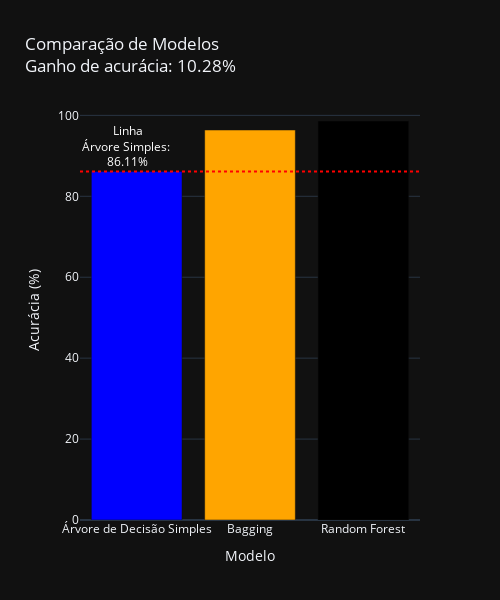

Here is the notebook cell this chart was saved with:
### Markdown cell above
### O resultado final do Bagging é uma melhoria significativa na precisão do modelo em comparação com a árvore de decisão simples, demonstrando a eficácia do Bagging na redução do overfitting e na melhoria da generalização do modelo.

### Code cell
a = modelo.score(X_test, y_test)*100
b = df_previsao_bagging["acerto"].mean()*100
c = df_previsao_rf["acerto"].mean()*100
d = np.abs(b - a)
print(f'Acurácia Árvore Simples: {a:.2f}%\nAcurácia Bagging: {b:.2f}%\nGanho de acurácia: {d:.2f}%\n\nAcurácia Random Forest: {c:.2f}%\nGanho de acurácia: {np.abs(c - a):.2f}%')

fig = px.bar(
    x=['Árvore de Decisão Simples', 'Bagging', 'Random Forest'],
    y=[a, b, c],
    title=f'Comparação de Modelos<br>Ganho de acurácia: {d:.2f}%',
    labels={'x': 'Modelo', 'y': 'Acurácia (%)'},
    template='plotly_dark'
)
fig.add_hline(
    y=a,
    line_dash='dot',
    line_color='red',
    annotation_text=f'Linha<br>Árvore Simples: <br>{a:.2f}%', # <br> para quebra de linha
    annotation_position='top left',
    annotation_font_color='white'
)
fig.update_traces(marker_color=['blue', 'orange'])
fig.update_layout(width=500, height=600)
fig.show()

### Figure 1 — Plotly figure (JSON) as saved in the notebook; plotly's stock layout.template omitted (floating-point values rounded to 4 significant figures)
{"data": [{"hovertemplate": "Modelo=%{x}<br>Acurácia (%)=%{y}<extra></extra>", "legendgroup": "", "marker": {"color": ["blue", "orange"], "pattern": {"shape": ""}}, "name": "", "orientation": "v", "showlegend": false, "textposition": "auto", "type": "bar", "x": ["Árvore de Decisão Simples", "Bagging", "Random Forest"], "xaxis": "x", "y": [86.11, 96.39, 98.61], "yaxis": "y"}], "layout": {"annotations": [{"font": {"color": "white"}, "showarrow": false, "text": "Linha<br>Árvore Simples: <br>86.11%", "x": 0, "xanchor": "left", "xref": "x domain", "y": 86.11, "yanchor": "bottom", "yref": "y"}], "barmode": "relative", "height": 600, "legend": {"tracegroupgap": 0}, "shapes": [{"line": {"color": "red", "dash": "dot"}, "type": "line", "x0": 0, "x1": 1, "xref": "x domain", "y0": 86.11, "y1": 86.11, "yref": "y"}], "title": {"text": "Comparação de Modelos<br>Ganho de acurácia: 10.28%"}, "width": 500, "xaxis": {"anchor": "y", "domain": [0, 1], "title": {"text": "Modelo"}}, "yaxis": {"anchor": "x", "domain": [0, 1], "title": {"text": "Acurácia (%)"}}}}
